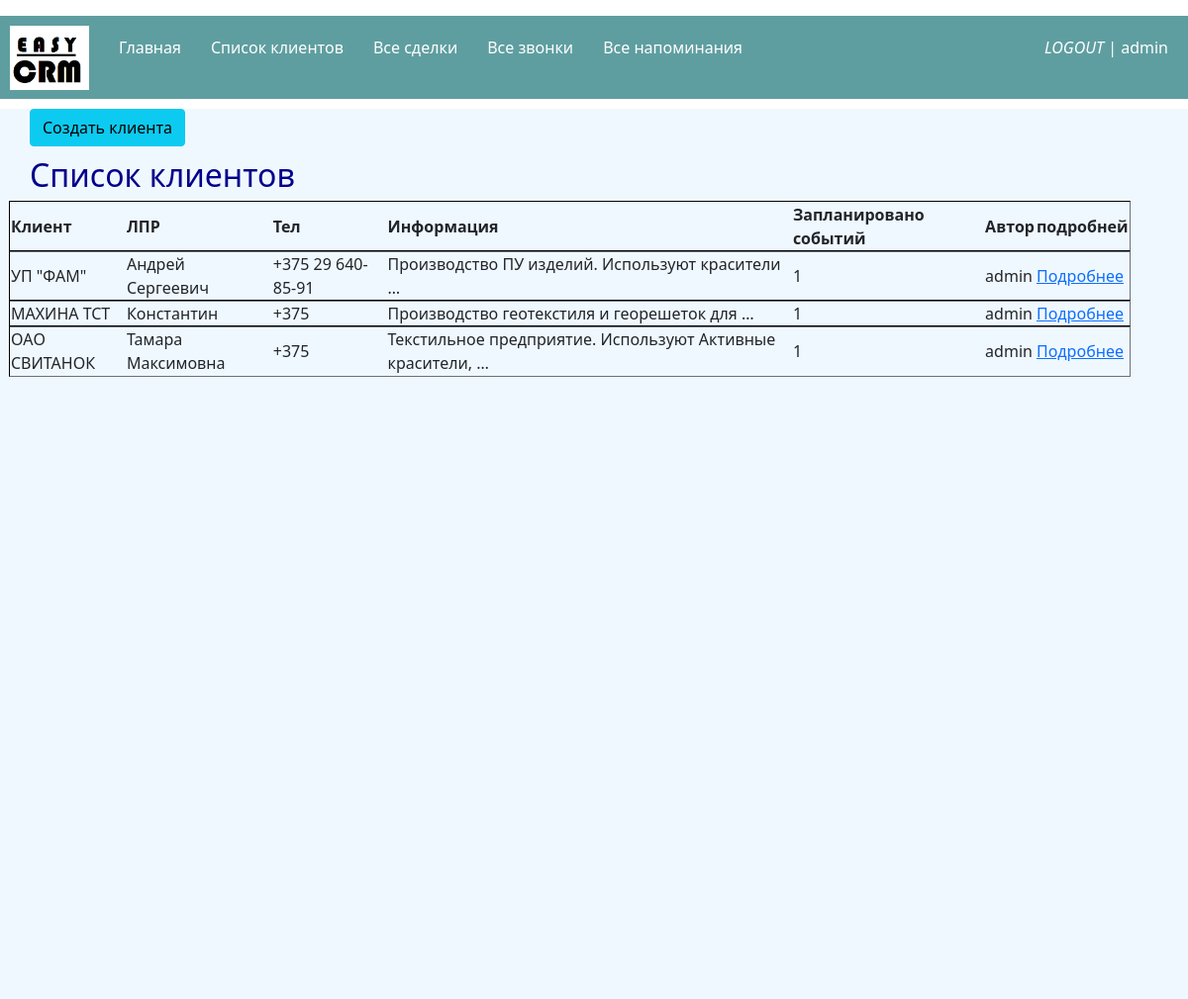
Screenshot of /list_clients (signed in) with the database file from the repository.
### crm/models.py (models this page shows, shortened)
class Client(models.Model):
    client_name = models.CharField('Название клиента', max_length=100)
    lpr = models.CharField('ФИО ЛПР-а', max_length=150)
    position = models.CharField('Должность', max_length=100)
    tel_number = models.CharField('Телефон', max_length=100)
    email = models.EmailField('Е-мэил', blank=True)
    adress = models.CharField('Адрес', max_length=255)
    commentary = models.TextField('Коментарии')
    publish = models.DateTimeField('Дата создания', default=timezone.now)
    author = models.ForeignKey(User, on_delete=models.CASCADE,
                               related_name='user_clients')

### crm/views.py (the view)
# urls.py: path('list_clients', views.list_clients, name='list_clients'),
def list_clients(request):
    clients = models.Client.objects.all()
    return render(request, 'crm/list_clients.html', {'clients': clients})

### crm/templates/crm/list_clients.html (shortened to what this page needs)
{% extends 'crm/base_two.html' %}
{% block content  %}
    <ul1>
    <a href="{% url 'create_client' %}"><li><button class="btn btn-info" type="submit">Создать клиента</button></li></a>
    </ul1>
    <br>
    <br>
    <h2> Список клиентов</h2>
        <table class="table2">
    <tbody>
    <tr class="line">
        <th>Клиент</th>
        <th>ЛПР</th>
        <th>Тел</th>
        <th>Информация</th>
        <th>Запланировано событий</th>
        <th>Автор</th>
        <th>подробней</th>
    </tr>
    {% for el in clients %}
        <tr class="line">
            <td>{{ el.client_name }}</td>
            <td>{{ el.lpr }}</td>
            <td>{{ el.tel_number}}</td>
            <td>{{ el.commentary | truncatewords:5 }}</td>
            <td>{{ el.reminders.count }}</td>
            <td>{{ el.author }}</td>
        <td><a href="{% url 'detailed_client' el.id %}"> Подробнее </a></td>
        </tr>
    {% endfor %}
    </tbody>
    </table>
{% endblock %}

### crm/templates/crm/base_two.html (shortened to what this page needs)
{% load static %}
<!DOCTYPE html>
<html lang="ru">
<head>
    <div class="header">
  <link rel="stylesheet" href="https://cdnjs.cloudflare.com/ajax/libs/jquery-datetimepicker/2.5.20/jquery.datetimepicker.min.css" />
    <link rel="stylesheet" href="https://cdn.jsdelivr.net/npm/bootstrap@5.1.2/dist/css/bootstrap.min.css">
    <link rel="stylesheet" href="{% static 'crm/css/base.css' %}">
        <img src="{% static 'crm/img/logo_crm.png' %}" alt="logo">
        <ul>
            <a href="{% url 'home_page' %}"><li>Главная</li></a>
            <a href="{% url 'list_clients' %}"><li>Список клиентов</li></a>
            <a href="{% url 'list_deals' %}"><li>Все сделки</li></a>
            <a href="{% url 'list_calls' %}"><li>Все звонки</li></a>
            <a href="{% url 'list_reminders' %}"><li>Все напоминания</li></a>
        </ul>
    <ul class="login">
    {% if request.user.is_authenticated %}
                <a href="{% url 'logout' %}"><li class="loginli"><i>LOGOUT </i>| {{ user }}</li></a>
            {% else %}
                <a href="{% url 'login' %}"><li class="loginli">Войти</a> | <a href="{% url 'register' %}">Регистрация</a></li>
            {% endif %}
    </ul>
    </div>
</head>
<body>
    <div class="wrapper">
    <div class="content1">
    {% block content %}
    {% endblock %}
    </div>
    </div>
</body>
</html>

### crm/static/crm/css/base.css (style rules this page uses)
* { box-sizing: border-box }
h2 { margin-left: 20px; color: darkblue; }
.header { background: cadetblue; height: 84px; margin-top: 10px }
.content1 { background: aliceblue; min-height: 900px; margin-top: 10px; width: 100%; float: left; padding-left: 10px; }
img { width: 80px; float: left; margin-top: 10px; margin-left: 10px; }
.login { float: right; margin-right: 20px; display: block; transition: transform .6s ease; }
ul li { color: #fff; float: left; margin-top: 20px; padding-left: 30px; display: block; transition: transform .6s ease; }
.table2 { width: 95%; }
.line { margin-bottom: 22px; }
.line { outline-style: inset; outline-width: thin; }
ul1 li { color: darkslategray; float: left; padding-left: 20px; display: block; transition: transform .6s ease; }

### rows the page displays
Client: client_name "УП \"ФАМ\"", lpr "Андрей Сергеевич", tel_number "+375 29 640-85-91", commentary "Производство ПУ изделий. Используют красители …", reminders.count "1", author "admin"
Client: client_name "МАХИНА ТСТ", lpr "Константин", tel_number "+375", commentary "Производство геотекстиля и георешеток для …", reminders.count "1", author "admin"
Client: client_name "ОАО СВИТАНОК", lpr "Тамара Максимовна", tel_number "+375", commentary "Текстильное предприятие. Используют Активные красители, …", reminders.count "1", author "admin"

### other values shown
{{ user }} "admin"
